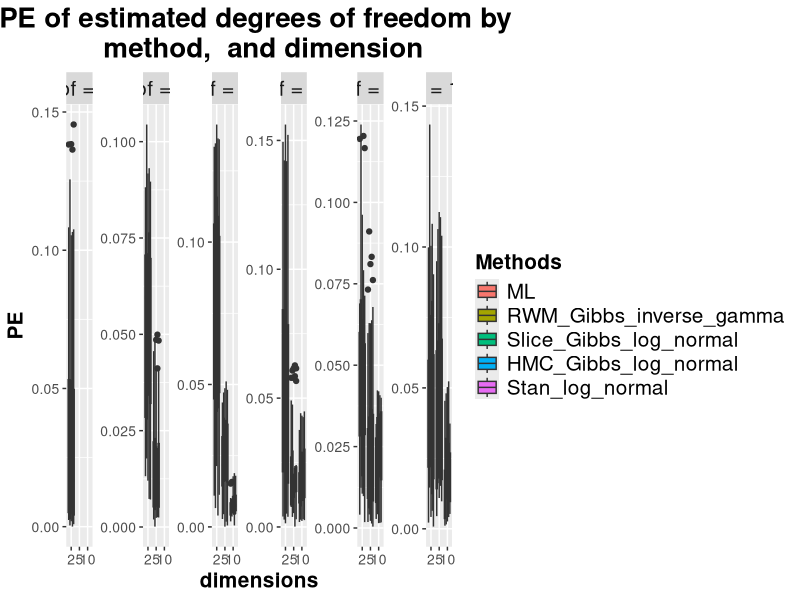
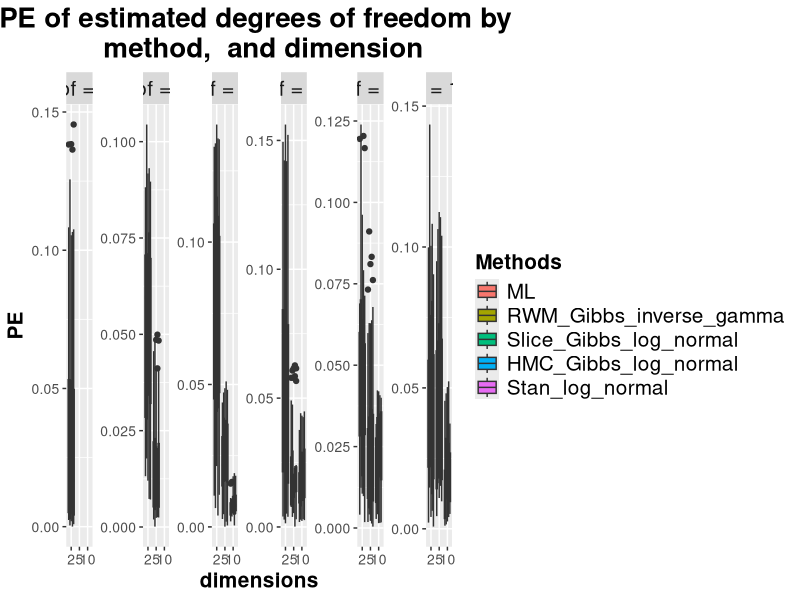
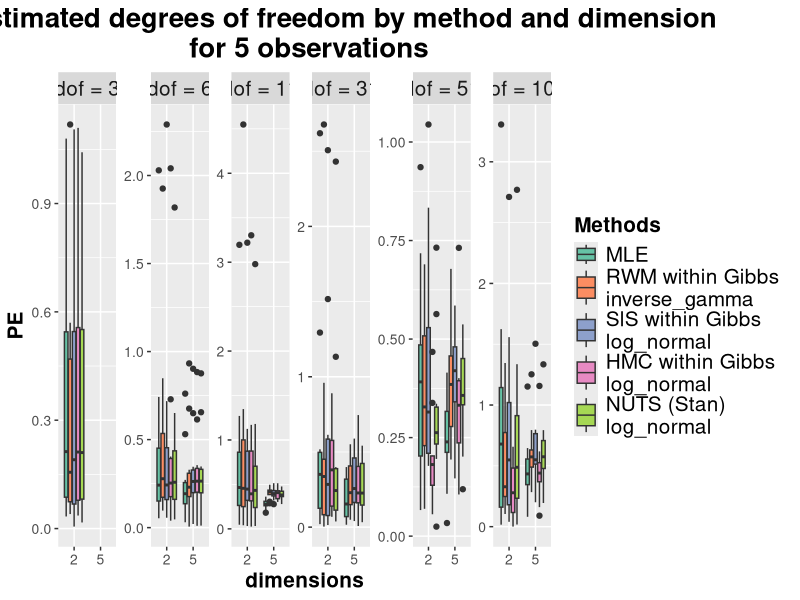
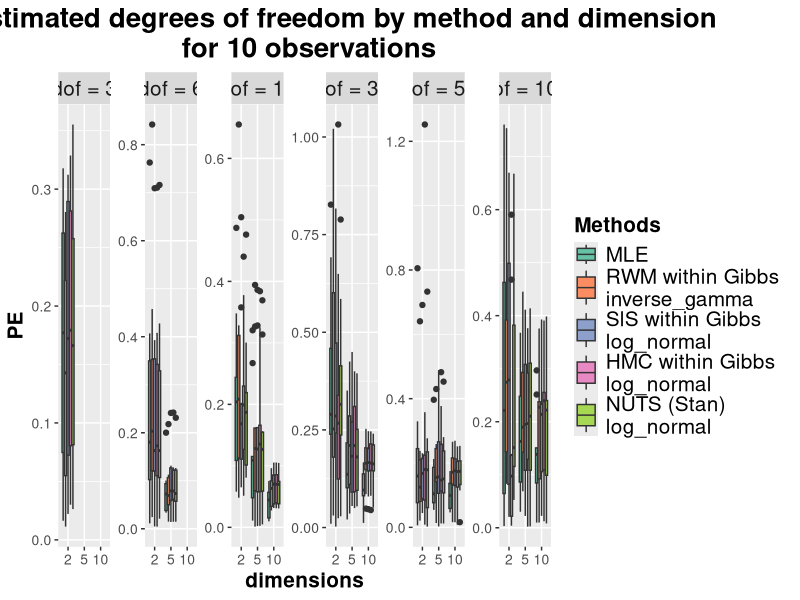
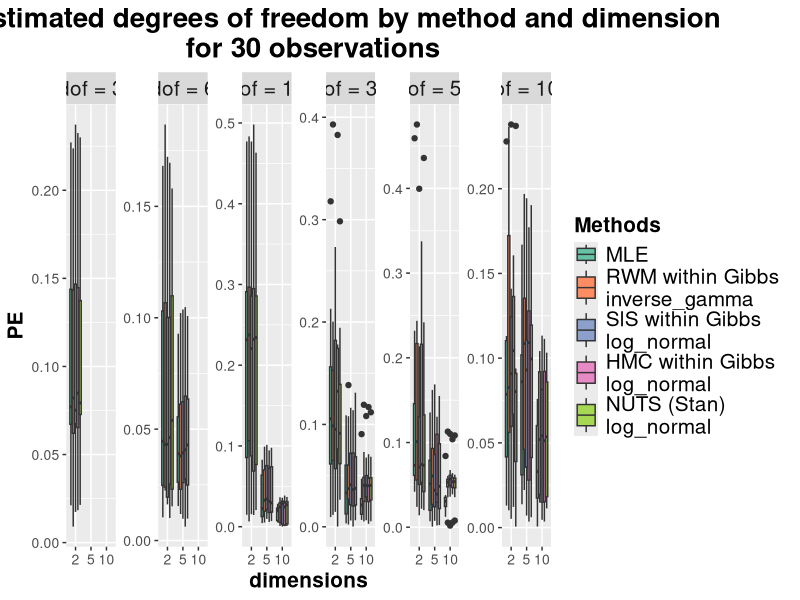
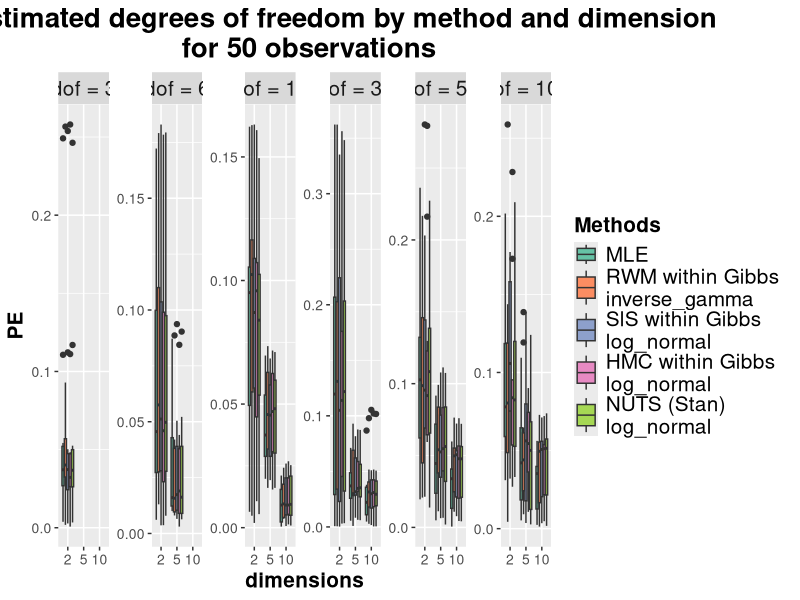
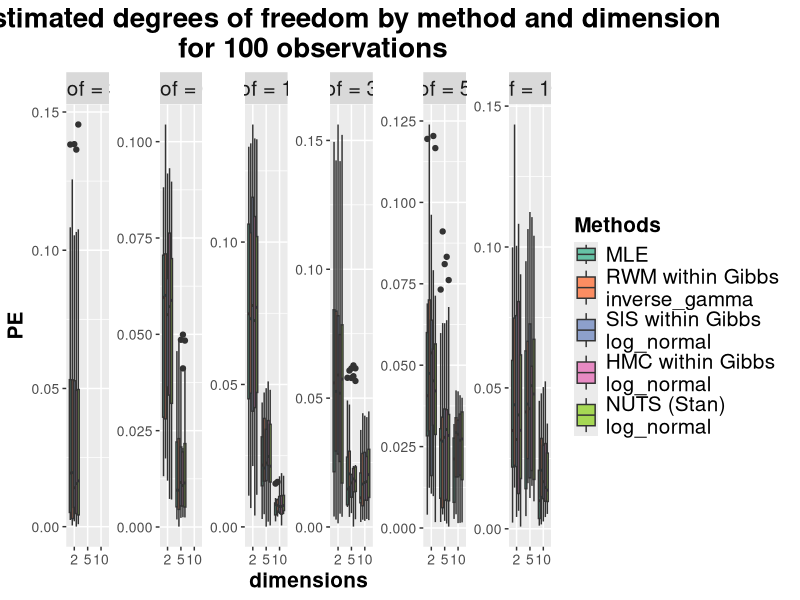

These figures' R source, in order:
library(readxl)
library(dplyr)
library(ggplot2)
library(reshape2)
library(stringr)
library(writexl)

ser <- as.data.frame(read_excel("experimental_results/simulated_experiments_results.xlsx"))

ser = ser[ser$d<30,]

ser = ser[!duplicated(ser), ]

cases = ser[,c('obs','d','dof')]

cases_unique = cases[!duplicated(cases), ]
nrow(cases_unique)

obs_list <- c(5,10,30,50,100)
d_list <- c(2,5,10,30,50)
dof_list <- c(3,6,11,31,51,101)
df_all = data.frame()
for (obs in obs_list){
  for (d in d_list[d_list<=obs]){
    for (dof in dof_list[dof_list>d]){
      df_all <- rbind(df_all,data.frame(obs = obs, d = d, dof = dof))
      
    }
  }
}

dplyr::anti_join(df_all , cases_unique)



#ser = ser[ser$obs!=ser$d,]

#ser <- ser[ser$dof!=101,]

#ser$d = paste0('d = ',ser$d)
ser$dof = paste0('dof = ',ser$dof)

counts_rep = as.data.frame(ser %>% group_by(obs, d,dof, method, prior) %>%summarise(n=n()))
mean(counts_rep$n ==10)

ser[ser$time==60,]
ser = ser[complete.cases(ser$PE_dof), ]


ser_df_grouped <- as.data.frame(ser %>% group_by(obs, d,dof, method, prior) %>%summarise(max(time)))
ser_df_grouped[ser_df_grouped$method == 'stan_all_model',][250:350,]

ser['PE_ALL'] = ser$PE_dof + ser$PE_V

##################################################################
#####Tables in the paper####

ser_df_method_prior_grouped <- as.data.frame(ser[,c(4:ncol(ser))] %>% 
                                               group_by(method, prior) %>% 
                                               summarise(across(.cols = is.numeric, .fns = list(Mean = mean, SD = sd), 
                                                                  na.rm = TRUE, .names = "{col}_{fn}")))

ser_df_method_prior_grouped$method <- factor(ser_df_method_prior_grouped$method, 
                                             levels = c("Newton_Raphson","MwG_RwM","MwG_Slice","MwG_HMC","stan_all_model"))


ser_df_method_prior_grouped$prior <- factor(ser_df_method_prior_grouped$prior, 
                                             levels = c("uniform","exponential","gamma","inverse_gamma","log_normal"))

sorted_df_report <- ser_df_method_prior_grouped[
  order( ser_df_method_prior_grouped[,1], ser_df_method_prior_grouped[,2] ),
c("method","prior","time_Mean","time_SD","PE_dof_Mean","PE_dof_SD","PE_V_Mean","PE_V_SD", 
  "PE_ALL_Mean", "PE_ALL_SD","ESS_Mean","ESS_SD","Geweke_Mean","Geweke_SD")]

sorted_df_report

sorted_df_report = data.frame(lapply(sorted_df_report, function(y) if(is.numeric(y)) round(y, 3) else y)) 
write_xlsx(sorted_df_report,"experimental_results/sorted_df_report_low_dim.xlsx")

sorted_df_report[order(sorted_df_report$Geweke_SD),]





##################################################################
#####plot####
plot_ser_df <- ser[,c(1:5,7)]
#plot_ser_df <-as.data.frame(ser %>% group_by(obs,d,dof,method, prior) %>%summarise_all(mean))[,c(1:5,7)]

plot_ser_df['method_prior'] = paste0(plot_ser_df$method,'_',plot_ser_df$prior)

plot_ser_df = plot_ser_df[plot_ser_df$method_prior %in% c('MwG_HMC_log_normal',
                                                          'MwG_RwM_inverse_gamma',
                                                          'MwG_Slice_log_normal',
                                                          'Newton_Raphson_NA',
                                                          'stan_all_model_log_normal'),]


plot_ser_df$obs <- factor(plot_ser_df$obs, 
                          levels = c(5,10,30,50,100))

plot_ser_df$d <- factor(plot_ser_df$d, 
                        levels = c(2,5,10,30,50))

plot_ser_df$dof <- factor(plot_ser_df$dof, 
                          levels = c('dof = 3','dof = 6','dof = 11','dof = 31','dof = 51','dof = 101'))

plot_ser_df$method_prior <- factor(plot_ser_df$method_prior, 
                             levels = c("Newton_Raphson_NA",
                                        "MwG_RwM_inverse_gamma",
                                        "MwG_Slice_log_normal",
                                        "MwG_HMC_log_normal",
                                        "stan_all_model_log_normal"))

levels(plot_ser_df$method_prior) <- c('ML', 'RWM_Gibbs_inverse_gamma',
                                      'Slice_Gibbs_log_normal',
                                      'HMC_Gibbs_log_normal',
                                      "Stan_log_normal")


  

plot_title = paste0("PE of estimated degrees of freedom by \n method,  and dimension")

plot_dof = ggplot(plot_ser_df[plot_ser_df$obs==100,],
                  aes(x = d, y = PE_dof, fill = method_prior)) +
  geom_boxplot() +
  facet_wrap(~ dof, scales = "free_y", ncol = 6)+
  scale_y_continuous(name = "PE") +
  scale_x_discrete(labels = abbreviate, name = "dimensions")+
  labs(title=plot_title) + 
  theme(legend.spacing.y = unit(0.5, 'cm'),
        plot.title = element_text(face = "bold",size = 20,hjust = 0.5),
        strip.text = element_text(size = 15),
        axis.title=element_text(size=15,face="bold"),
        axis.text = element_text(size = 10),
        legend.text = element_text(size=15),
        legend.title = element_text(size=15,face="bold"))  +
  ## important additional element
  guides(fill = guide_legend(byrow = TRUE,title="Methods"))
  #scale_fill_brewer(palette="Set2",labels=c('Bisction', 'Newton-Raphson', 'Root \nSimulated Annealing',
  #                                          'Likelihood \nSimulated Annealing','Metropolis-within-Gibbs'))

plot_dof
#plot_name = paste0("plots/dof_boxplot.jpg")

jpeg(plot_name,width=3920, height=2000, res=300)
print(plot_dof)
dev.off()
  


for (obs_i in unique(plot_ser_df$obs)){
  
  plot_ser_df_obs = plot_ser_df[plot_ser_df$obs==obs_i,]
  
  plot_title = paste0("PE of estimated degrees of freedom by method and dimension\n for ",obs_i," observations")
  
  plot_dof = ggplot(plot_ser_df_obs,
                    aes(x = d, y = PE_dof, fill = method_prior)) +
    geom_boxplot() +
    facet_wrap(~ dof, scales = "free_y", ncol = 6)+
    scale_y_continuous(name = "PE") +
    scale_x_discrete(labels = abbreviate, name = "dimensions")+
    labs(title=plot_title) + 
    theme(legend.spacing.y = unit(0.5, 'cm'),
          plot.title = element_text(face = "bold",size = 20,hjust = 0.5),
          strip.text = element_text(size = 15),
          axis.title=element_text(size=15,face="bold"),
          axis.text = element_text(size = 10),
          legend.text = element_text(size=15),
          legend.title = element_text(size=15,face="bold"))  +
    guides(fill = guide_legend(byrow = TRUE,title="Methods"))+
    scale_fill_brewer(palette="Set2",labels=c('MLE', 'RWM within Gibbs \ninverse_gamma', 'SlS within Gibbs \nlog_normal',
                                              'HMC within Gibbs \nlog_normal','NUTS (Stan)\nlog_normal'))
  
  
  
  plot_name = paste0("plots/dof_boxplot_",obs_i,".jpg")
  
  jpeg(plot_name,width=3920, height=2000, res=300)
  print(plot_dof)
  dev.off()
  
}
